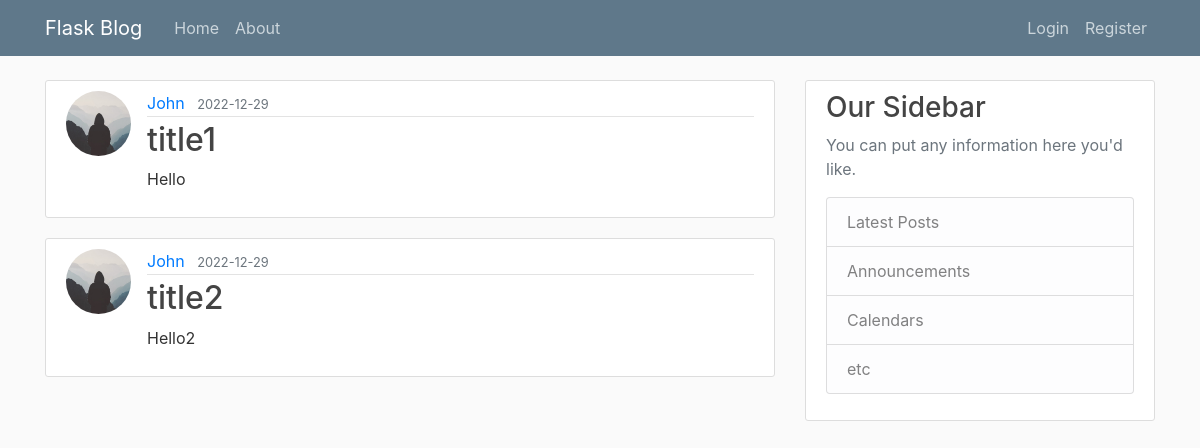
Before: / with the older database file.
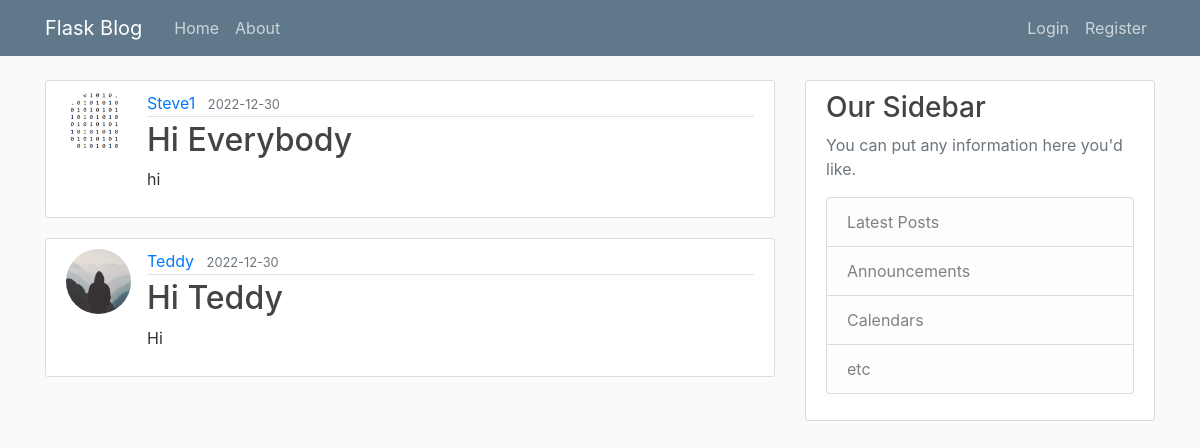
After: the same page with the newer database file.
### flask_blog/models.py (models this page shows, shortened)
class Post(db.Model):
    id = db.Column(db.Integer, primary_key=True)
    title = db.Column(db.String(100), nullable=False)
    date_posted = db.Column(db.DateTime, nullable=False, default=datetime.utcnow)
    content = db.Column(db.Text, nullable=False)
    user_id = db.Column(db.Integer, db.ForeignKey('user.id'), nullable=False)

class User(db.Model,UserMixin):
    id = db.Column(db.Integer, primary_key=True)
    username = db.Column(db.String(20), unique=True, nullable=False)
    email = db.Column(db.String(120), unique=True, nullable=False)
    image_file = db.Column(db.String(20), nullable=False, default='default.jpg')
    password = db.Column(db.String(60), nullable=False)
    posts = db.relationship('Post', backref='author', lazy=True)

### flask_blog/routes.py (the view)
@app.route("/")
def home():
    posts = Post.query.all()
    return render_template('home.html',posts=posts)

### flask_blog/templates/home.html
{% extends 'layout.html' %}
{% block content %}
{% for post in posts %}
<article class="media content-section">
  <img class="rounded-circle article-img" src="{{url_for('static',filename='profile_pics/'+post.author.image_file)}}" alt="">
    <div class="media-body">
      <div class="article-metadata">
        <a class="mr-2" href="#">{{ post.author.username }}</a>
        <small class="text-muted">{{ post.date_posted.strftime('%Y-%m-%d') }}</small>
      </div>
      <h2><a class="article-title" href="{{url_for('post',post_id=post.id)}}">{{ post.title }}</a></h2>
      <p class="article-content">{{ post.content }}</p>
    </div>
</article>
    {% endfor %}
{% endblock content %}

### flask_blog/templates/layout.html (shortened to what this page needs)
<!DOCTYPE html>
<html lang="en">
<head>
    <link href="https://maxcdn.bootstrapcdn.com/bootstrap/4.0.0/css/bootstrap.min.css" rel="stylesheet">
    <link rel="stylesheet" href="{{ url_for('static',filename='main.css')}}">
</head>
<body>
    <header class="site-header">
        <nav class="navbar navbar-expand-md navbar-dark bg-steel fixed-top">
          <div class="container">
            <a class="navbar-brand mr-4" href="/">Flask Blog</a>
            <div class="collapse navbar-collapse" id="navbarToggle">
              <div class="navbar-nav mr-auto">
                <a class="nav-item nav-link" href="{{ url_for('home') }}">Home</a>
                <a class="nav-item nav-link" href="{{ url_for('about') }}">About</a>
              </div>
              <div class="navbar-nav">
                {% if current_user.is_authenticated %}
                <a class="nav-item nav-link" href="{{ url_for('new_post') }}">New Post</a>
                <a class="nav-item nav-link" href="{{ url_for('account') }}">Account</a>
                <a class="nav-item nav-link" href="{{ url_for('logout') }}">Logout</a>
                {% else %}
                <a class="nav-item nav-link" href="{{ url_for('login') }}">Login</a>
                <a class="nav-item nav-link" href="{{ url_for('register') }}">Register</a>
                {% endif %}
              </div>
            </div>
          </div>
        </nav>
    </header>
    <main role="main" class="container">
        <div class="row">
            <div class="col-md-8">
            {% block content %}{% endblock %}
            </div>
            <div class="col-md-4">
            <div class="content-section">
                <h3>Our Sidebar</h3>
                <p class='text-muted'>You can put any information here you'd like.
                <ul class="list-group">
                    <li class="list-group-item list-group-item-light">Latest Posts</li>
                    <li class="list-group-item list-group-item-light">Announcements</li>
                    <li class="list-group-item list-group-item-light">Calendars</li>
                    <li class="list-group-item list-group-item-light">etc</li>
                </ul>
                </p>
            </div>
            </div>
        </div>
    </main>
</body>
</html>

### flask_blog/static/main.css (style rules this page uses)
body { background: #fafafa; color: #333333; margin-top: 5rem; }
h1, h2, h3, h4, h5, h6 { color: #444444; }
.bg-steel { background-color: #5f788a; }
.site-header .navbar-nav .nav-link { color: #cbd5db; }
.content-section { background: #ffffff; padding: 10px 20px; border: 1px solid #dddddd; border-radius: 3px; margin-bottom: 20px; }
.article-title { color: #444444; }
.article-content { white-space: pre-line; }
.article-img { height: 65px; width: 65px; margin-right: 16px; }
.article-metadata { padding-bottom: 1px; margin-bottom: 4px; border-bottom: 1px solid #e3e3e3 }

Changed rows visible on the page:
removed Post: image_file (placeholder picture), author.username "John", date_posted "2022-12-29", title "title1", content "Hello"
removed Post: image_file (placeholder picture), author.username "John", date_posted "2022-12-29", title "title2", content "Hello2"
added Post: image_file (picture), author.username "Steve1", date_posted "2022-12-30", title "Hi Everybody", content "hi"
added Post: image_file (placeholder picture), author.username "Teddy", date_posted "2022-12-30", title "Hi Teddy", content "Hi"
